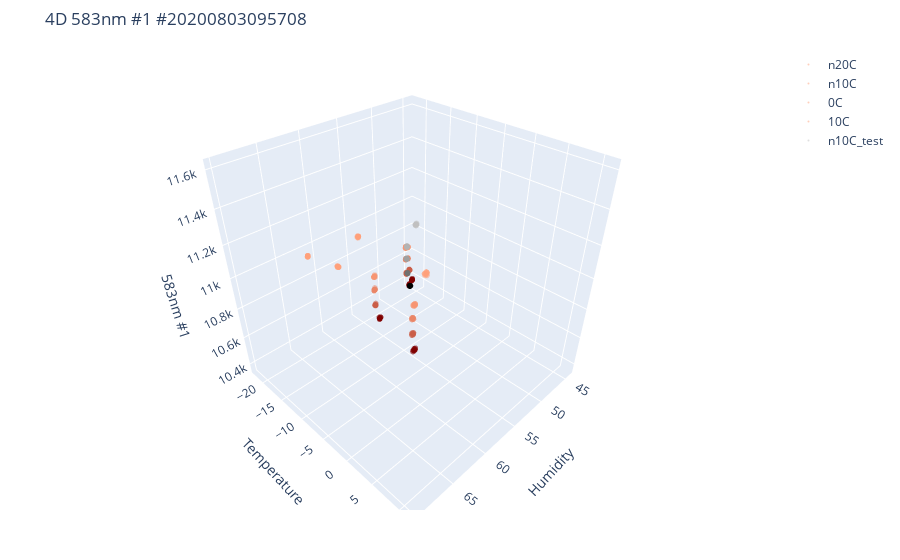

The cell this chart's notebook holds for it:
### Markdown cell above
# Overview 4D data

### Code cell
# 4D plot
training_data = {
             'n20C':df_n20C,
             'n10C':df_n10C,
             '0C':df_0C,
             '10C':df_10C,
                 }

testing_data = {
             'n10C_test':df_test_n10C,
#              'n10C_test6':df_test_n10C_4,
#              'n10C_test7':df_test_n10C_7,
#              'n10C_test4':df_test_n10C_8,
               }

channel_list=['583nm #1']
module_4D.plot_4D(training_data, testing_data, channel_list, sensor_number)

# channel_list=['583nm #1_comp']
# module_4D.plot_4D(training_data, testing_data, channel_list, sensor_number)

# channel_list=['440nm #2', '440nm #2_comp']
# module_4D.plot_4D(training_data, testing_data, channel_list, sensor_number)
